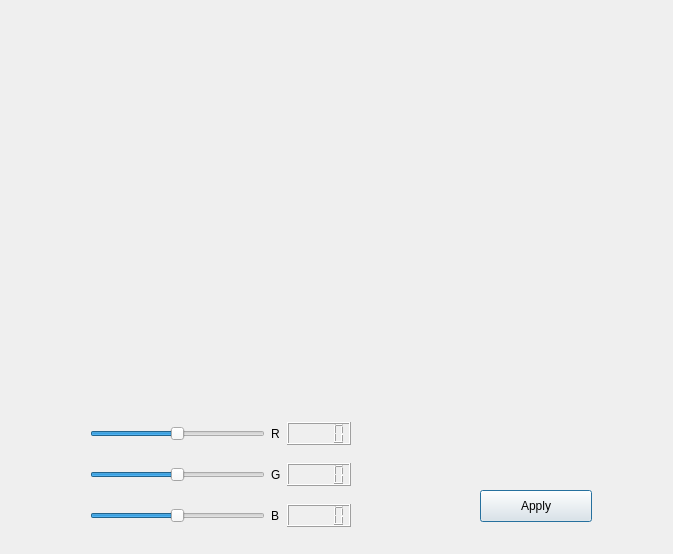
<?xml version="1.0" encoding="UTF-8"?>
<ui version="4.0">
 <class>RGB</class>
 <widget class="QDialog" name="RGB">
  <property name="geometry">
   <rect>
    <x>0</x>
    <y>0</y>
    <width>673</width>
    <height>554</height>
   </rect>
  </property>
  <property name="windowTitle">
   <string>Dialog</string>
  </property>
  <widget class="QLabel" name="label_img_rgb">
   <property name="geometry">
    <rect>
     <x>70</x>
     <y>20</y>
     <width>521</width>
     <height>391</height>
    </rect>
   </property>
   <property name="text">
    <string/>
   </property>
  </widget>
  <widget class="QWidget" name="gridLayoutWidget">
   <property name="geometry">
    <rect>
     <x>90</x>
     <y>410</y>
     <width>261</width>
     <height>131</height>
    </rect>
   </property>
   <layout class="QGridLayout" name="gridLayout">
    <item row="0" column="0">
     <widget class="QSlider" name="R_Slider">
      <property name="minimum">
       <number>-100</number>
      </property>
      <property name="maximum">
       <number>100</number>
      </property>
      <property name="orientation">
       <enum>Qt::Horizontal</enum>
      </property>
     </widget>
    </item>
    <item row="2" column="2">
     <widget class="QLCDNumber" name="lcdNumber_B"/>
    </item>
    <item row="1" column="2">
     <widget class="QLCDNumber" name="lcdNumber_G"/>
    </item>
    <item row="2" column="0">
     <widget class="QSlider" name="B_Slider">
      <property name="minimum">
       <number>-100</number>
      </property>
      <property name="maximum">
       <number>100</number>
      </property>
      <property name="orientation">
       <enum>Qt::Horizontal</enum>
      </property>
     </widget>
    </item>
    <item row="1" column="0">
     <widget class="QSlider" name="G_Slider">
      <property name="minimum">
       <number>-100</number>
      </property>
      <property name="maximum">
       <number>100</number>
      </property>
      <property name="orientation">
       <enum>Qt::Horizontal</enum>
      </property>
     </widget>
    </item>
    <item row="0" column="2">
     <widget class="QLCDNumber" name="lcdNumber_R"/>
    </item>
    <item row="0" column="1">
     <widget class="QLabel" name="label_2">
      <property name="text">
       <string>R</string>
      </property>
     </widget>
    </item>
    <item row="1" column="1">
     <widget class="QLabel" name="label_3">
      <property name="text">
       <string>G</string>
      </property>
     </widget>
    </item>
    <item row="2" column="1">
     <widget class="QLabel" name="label_4">
      <property name="text">
       <string>B</string>
      </property>
     </widget>
    </item>
   </layout>
  </widget>
  <widget class="QPushButton" name="pushButton_apply">
   <property name="geometry">
    <rect>
     <x>480</x>
     <y>490</y>
     <width>112</width>
     <height>32</height>
    </rect>
   </property>
   <property name="text">
    <string>Apply</string>
   </property>
  </widget>
 </widget>
 <resources/>
 <connections/>
</ui>
